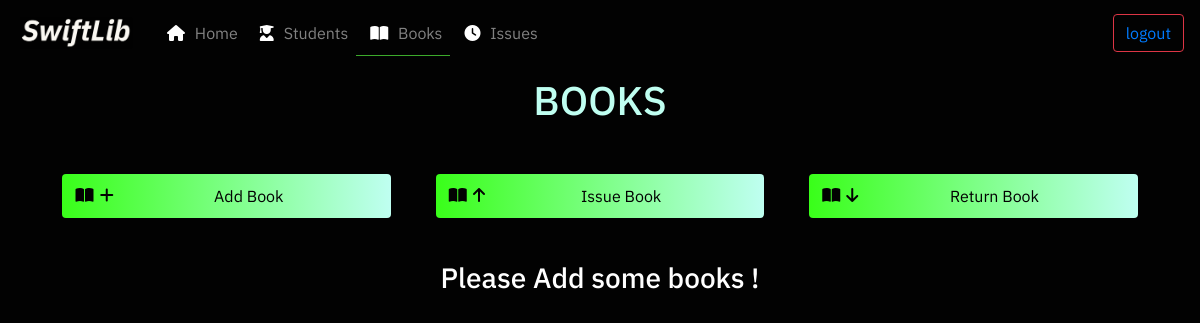
Page /books/ (signed in) on the earlier database version.
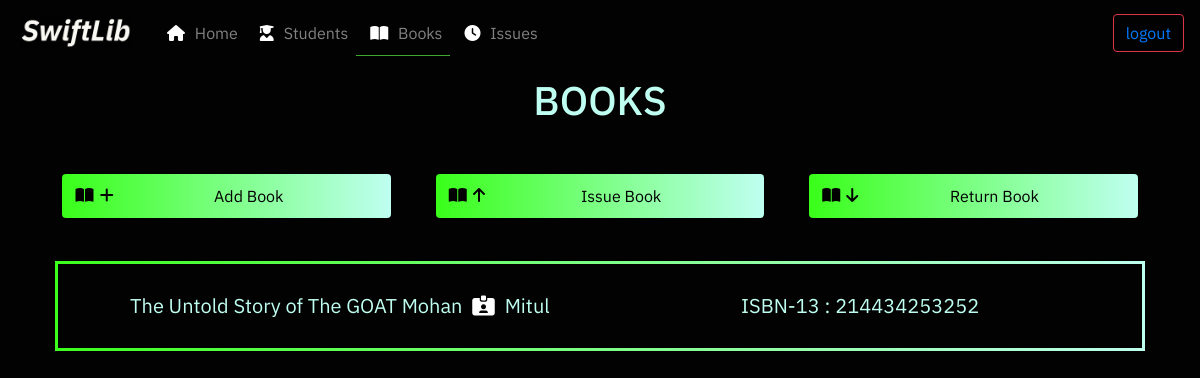
Same page on the later database version.
### books/models.py (models this page shows, shortened)
class Book(models.Model):
    name = models.CharField(max_length=252)
    author = models.CharField(max_length=252,null=True)
    isbn13 = models.CharField(max_length=13, blank=True)

### books/views.py (the view)
# urls.py: path('', views.home, name='books-home'),
@login_required
def home(request):
    if request.method == "POST" :
        pass
    else:
        books= Book.objects.all()
        context={
            'books' : books,
        }
    return render(request, 'books/books.html',context)

### books/templates/books/books.html (shortened to what this page needs)
{% extends 'base.html' %}
{% block activebooks %} active-menu-item {% endblock %}
{% block content %}
<div class='container'>
            <div class='header mx-auto'>
                <h1 class='pageheader-text'> BOOKS </h1>
            </div>
            <div class='header mx-auto'>
                <div class="row">
                    <div class="col-sm btn-div">
                        <button class='btn qa-button ' data-toggle="modal" data-target="#addbookmodal">
                            <i class="fas fa-book-open stdicon qa-button-icon"></i><i class="fas fa-plus stdicon qa-button-icon"></i> Add Book
                        </button>
                    </div>
                    <div class="col-sm btn-div">
                        <button class='btn qa-button ' data-toggle="modal" data-target="#issuebookmodal">
                            <i class="fas fa-book-open stdicon qa-button-icon"></i><i class="fas fa-arrow-up stdicon qa-button-icon"></i> Issue Book
                        </button>
                    </div>
                    <div class="col-sm btn-div">
                        <button class='btn qa-button ' data-toggle="modal" data-target="#returnbookmodal">
                            <i class="fas fa-book-open stdicon qa-button-icon"></i><i class="fas fa-arrow-down stdicon qa-button-icon"></i> Return Book
                        </button>
                    </div>
                </div>
            </div>
            {% if not books.all %}
            <div class='mx-auto header'>
                <h3 class='whiteicon'> Please Add some books !</h3>
            </div>
            {% endif %}
            {% for book in books %}
            <div class='mx-auto header'>
                <div class='std-info-mini row mx-auto container bookdata-container'>
                    <p class='student-name col-sm my-auto'  data-toggle="modal" data-target="#book{{book.isbn13}}info"> {{book.name}} <i class="fas fa-id-card-alt stdicon whiteicon"></i> {{book.author}} </p>
                    <p class='student-name col-sm my-auto'> ISBN-13 : {{book.isbn13}} </p>
                </div>
            </div>
            {% endfor %}
{% endblock %}

Differences in the rows shown:
added Book: name "The Untold Story of The GOAT Mohan", author "Mitul", isbn13 "214434253252"
Other differences:
text no longer shown: "Please Add some books !"
